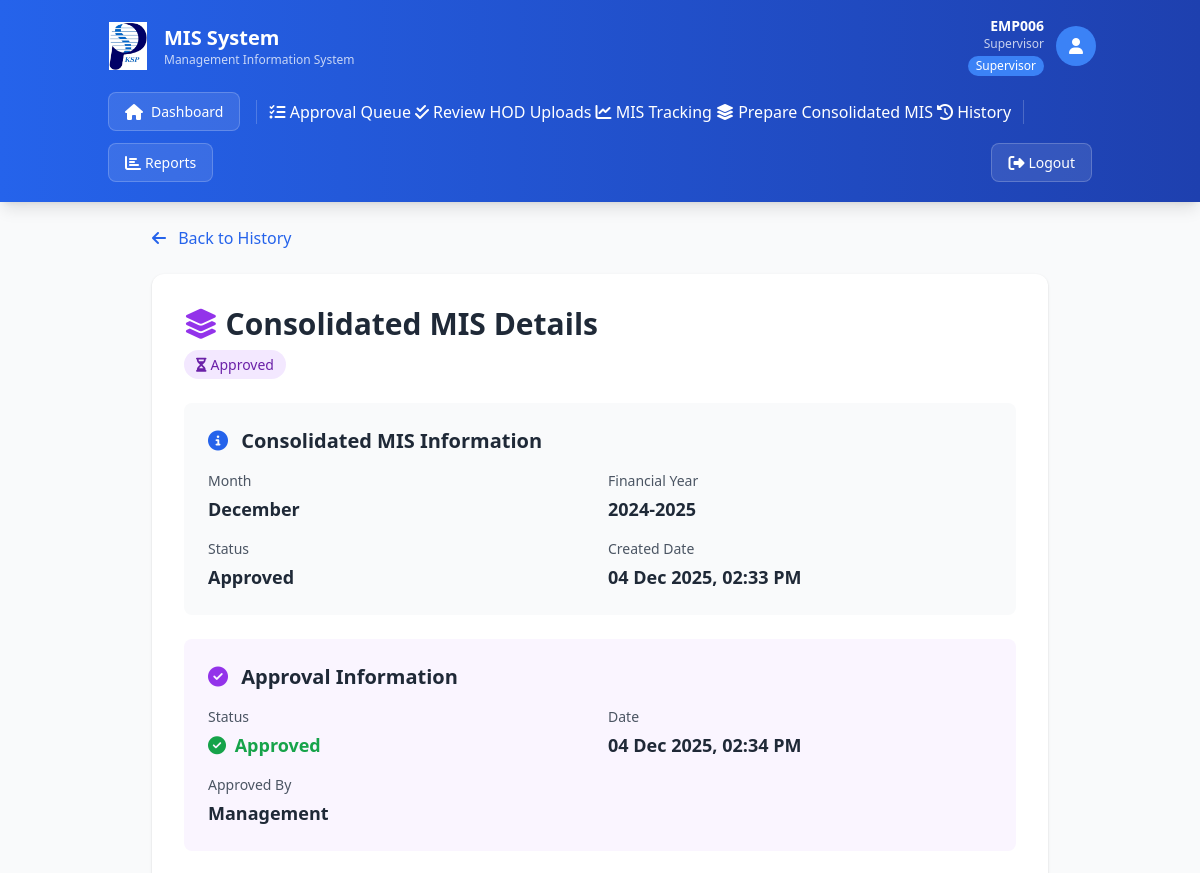
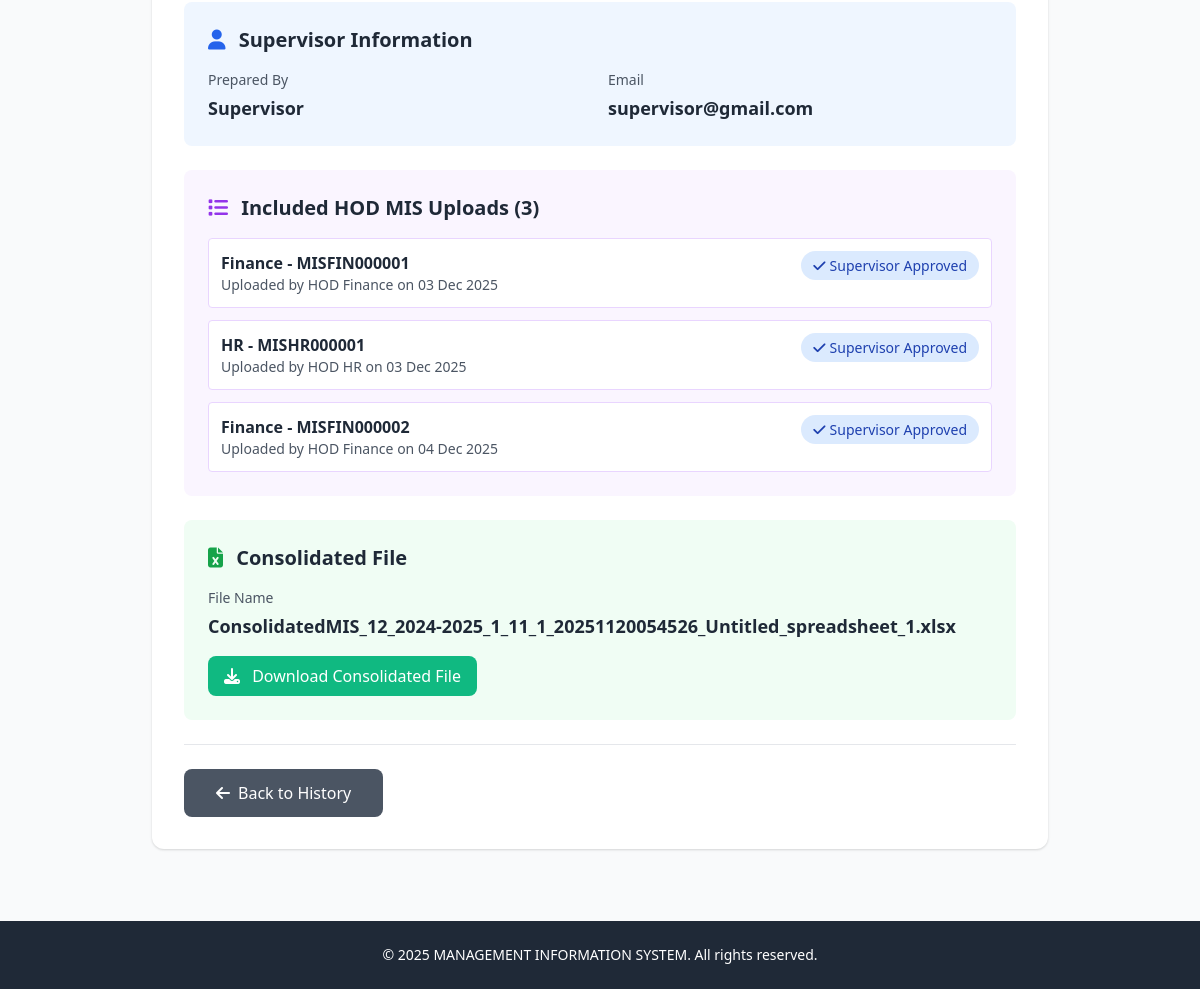
The app's page /view-supervisor-consolidated-mis/1 (signed in) with its own data (2 pictures, top to bottom).
### app.py (models this page shows)
class User(db.Model):
    __tablename__ = 'users'
    UserID = db.Column(db.Integer, primary_key=True)
    EmpID = db.Column(db.String(20), unique=True, nullable=False, index=True)
    Username = db.Column(db.String(50), nullable=True)
    PasswordHash = db.Column(db.String(255), nullable=False)
    Email = db.Column(db.String(100), unique=True, nullable=False)
    DepartmentID = db.Column(db.Integer, db.ForeignKey('departments.DeptID'), nullable=False)
    RoleID = db.Column(db.Integer, db.ForeignKey('roles.RoleID'), nullable=False)
    IsActive = db.Column(db.Boolean, default=True)
    FailedLoginAttempts = db.Column(db.Integer, default=0)
    LastFailedLogin = db.Column(db.DateTime, nullable=True)
    AccountLockedUntil = db.Column(db.DateTime, nullable=True)
    PasswordLastChanged = db.Column(db.DateTime, default=lambda: datetime.now(IST))
    PasswordExpiryDate = db.Column(db.DateTime, default=lambda: datetime.now(IST) + timedelta(days=90))
    CreatedAt = db.Column(db.DateTime, default=lambda: datetime.now(IST))
    UpdatedAt = db.Column(db.DateTime, default=lambda: datetime.now(IST), onupdate=lambda: datetime.now(IST))
    uploads = db.relationship('MISUpload', foreign_keys='MISUpload.UploadedBy', backref='uploader', lazy=True)

class Role(db.Model):
    __tablename__ = 'roles'
    RoleID = db.Column(db.Integer, primary_key=True)
    RoleName = db.Column(db.String(50), unique=True, nullable=False)
    users = db.relationship('User', backref='role', lazy=True)

class ConsolidatedMIS(db.Model):
    __tablename__ = 'consolidated_mis'
    ConsolidatedMISID = db.Column(db.Integer, primary_key=True)
    SupervisorID = db.Column(db.Integer, db.ForeignKey('users.UserID'), nullable=False)
    FYID = db.Column(db.Integer, db.ForeignKey('financial_years.FYID'), nullable=False)
    MonthID = db.Column(db.Integer, nullable=False)
    UploadedHODMISIDs = db.Column(db.String(500), nullable=True)
    ConsolidatedFilePath = db.Column(db.String(255), nullable=False)
    Status = db.Column(db.String(50), default='Pending Review')
    CreatedDate = db.Column(db.DateTime, default=lambda: datetime.now(IST))
    ApprovedDate = db.Column(db.DateTime, nullable=True)
    ApprovedBy = db.Column(db.Integer, db.ForeignKey('users.UserID'), nullable=True)
    supervisor = db.relationship('User', foreign_keys=[SupervisorID], backref='consolidated_uploads')
    financial_year = db.relationship('FinancialYear', backref='consolidated_mis')

class FinancialYear(db.Model):
    __tablename__ = 'financial_years'
    FYID = db.Column(db.Integer, primary_key=True)
    FYName = db.Column(db.String(50), unique=True, nullable=False)
    StartDate = db.Column(db.Date, nullable=False)
    EndDate = db.Column(db.Date, nullable=False)
    ActiveFlag = db.Column(db.Boolean, default=False)
    uploads = db.relationship('MISUpload', backref='financial_year', lazy=True)

class MISUpload(db.Model):
    __tablename__ = 'mis_uploads'
    UploadID = db.Column(db.Integer, primary_key=True)
    UploadCode = db.Column(db.String(50), unique=True, nullable=True)
    DepartmentID = db.Column(db.Integer, db.ForeignKey('departments.DeptID'), nullable=False)
    MonthID = db.Column(db.Integer, nullable=False)
    FYID = db.Column(db.Integer, db.ForeignKey('financial_years.FYID'), nullable=False)
    UploadedBy = db.Column(db.Integer, db.ForeignKey('users.UserID'), nullable=False)
    UploadDate = db.Column(db.DateTime, default=lambda: datetime.now(IST))
    FilePath = db.Column(db.String(255), nullable=False)
    FileCheck = db.Column(db.String(50), default='Not Validated')
    Status = db.Column(db.String(50), default='In Review')
    IsModified = db.Column(db.Boolean, default=False)
    IsCancelled = db.Column(db.Boolean, default=False)
    SupervisorApproved = db.Column(db.Boolean, default=False)
    SupervisorApprovedBy = db.Column(db.Integer, db.ForeignKey('users.UserID'), nullable=True)
    SupervisorApprovedDate = db.Column(db.DateTime, nullable=True)

class Department(db.Model):
    __tablename__ = 'departments'
    DeptID = db.Column(db.Integer, primary_key=True)
    DeptName = db.Column(db.String(100), unique=True, nullable=False)
    ActiveFlag = db.Column(db.Boolean, default=True)
    users = db.relationship('User', backref='department', lazy=True)
    uploads = db.relationship('MISUpload', backref='department', lazy=True)
    templates = db.relationship('Template', backref='department', lazy=True)

### app.py (the view)
@app.route('/view-supervisor-consolidated-mis/<int:consolidated_id>')
@supervisor_required
def view_supervisor_consolidated_mis(consolidated_id):
    user = User.query.get(session['user_id'])
    if not user or not user.IsActive:
        session.clear()
        flash('Your session has expired. Please log in again.', 'error')
        return redirect(url_for('login'))
    consolidated = ConsolidatedMIS.query.get_or_404(consolidated_id)
    if consolidated.SupervisorID != user.UserID:
        flash('Access denied.', 'error')
        return redirect(url_for('supervisor_history'))
    hod_uploads = MISUpload.query.filter(MISUpload.UploadID.in_([int(x) for x in consolidated.UploadedHODMISIDs.split(',')])).all() if consolidated.UploadedHODMISIDs else []
    approver = User.query.get(consolidated.ApprovedBy) if consolidated.ApprovedBy else None
    return render_template('view_supervisor_consolidated_mis.html', current_user=user, consolidated=consolidated, hod_uploads=hod_uploads, approver=approver)

### templates/view_supervisor_consolidated_mis.html (shortened to what this page needs)
{% extends "base.html" %}
{% block content %}
<div class="max-w-4xl mx-auto">
    <div class="mb-6">
        <a href="{{ url_for('supervisor_history') }}" class="text-blue-600 hover:text-blue-800">
            <i class="fas fa-arrow-left mr-2"></i> Back to History
        </a>
    </div>
    <div class="card p-8">
        <div class="mb-6">
            <h2 class="text-3xl font-bold text-gray-800 mb-2">
                <i class="fas fa-layer-group text-purple-600"></i> Consolidated MIS Details
            </h2>
            <div class="flex gap-2">
                <span class="badge" style="background-color: #f3e8ff; color: #6b21a8;">
                    <i class="fas fa-hourglass-half mr-1"></i> {{ consolidated.Status }}
                </span>
            </div>
        </div>
        <div class="bg-gray-50 rounded-lg p-6 mb-6">
            <h3 class="text-xl font-bold mb-4 text-gray-800">
                <i class="fas fa-info-circle text-blue-600 mr-2"></i> Consolidated MIS Information
            </h3>
            <div class="grid grid-cols-1 md:grid-cols-2 gap-4">
                <div>
                    <p class="text-sm text-gray-600 mb-1">Month</p>
                    <p class="text-lg font-semibold text-gray-800">{{ ['', 'January', 'February', 'March', 'April', 'May', 'June', 'July', 'August', 'September', 'October', 'November', 'December'][consolidated.MonthID] }}</p>
                </div>
                <div>
                    <p class="text-sm text-gray-600 mb-1">Financial Year</p>
                    <p class="text-lg font-semibold text-gray-800">{{ consolidated.financial_year.FYName }}</p>
                </div>
                <div>
                    <p class="text-sm text-gray-600 mb-1">Status</p>
                    <p class="text-lg font-semibold text-gray-800">{{ consolidated.Status }}</p>
                </div>
                <div>
                    <p class="text-sm text-gray-600 mb-1">Created Date</p>
                    <p class="text-lg font-semibold text-gray-800">{{ consolidated.CreatedDate.strftime('%d %b %Y, %I:%M %p') }}</p>
                </div>
            </div>
        </div>
        {% if consolidated.Status != 'Pending Review' %}
        <div class="bg-purple-50 rounded-lg p-6 mb-6">
            <h3 class="text-xl font-bold mb-4 text-gray-800">
                <i class="fas fa-check-circle text-purple-600 mr-2"></i> {% if consolidated.Status == 'Approved' %}Approval{% else %}Rejection{% endif %} Information
            </h3>
            <div class="grid grid-cols-1 md:grid-cols-2 gap-4">
                <div>
                    <p class="text-sm text-gray-600 mb-1">Status</p>
                    <p class="text-lg font-semibold {% if consolidated.Status == 'Approved' %}text-green-600{% else %}text-red-600{% endif %}">
                        <i class="fas {% if consolidated.Status == 'Approved' %}fa-check-circle{% else %}fa-times-circle{% endif %} mr-1"></i> {{ consolidated.Status }}
                    </p>
                </div>
                <div>
                    <p class="text-sm text-gray-600 mb-1">Date</p>
                    <p class="text-lg font-semibold text-gray-800">{{ consolidated.ApprovedDate.strftime('%d %b %Y, %I:%M %p') if consolidated.ApprovedDate else 'N/A' }}</p>
                </div>
                <div>
                    <p class="text-sm text-gray-600 mb-1">{% if consolidated.Status == 'Approved' %}Approved By{% else %}Rejected By{% endif %}</p>
                    <p class="text-lg font-semibold text-gray-800">Management</p>
                </div>
            </div>
        </div>
        {% endif %}
        <div class="bg-blue-50 rounded-lg p-6 mb-6">
            <h3 class="text-xl font-bold mb-4 text-gray-800">
                <i class="fas fa-user text-blue-600 mr-2"></i> Supervisor Information
            </h3>
            <div class="grid grid-cols-1 md:grid-cols-2 gap-4">
                <div>
                    <p class="text-sm text-gray-600 mb-1">Prepared By</p>
                    <p class="text-lg font-semibold text-gray-800">{{ consolidated.supervisor.Username }}</p>
                </div>
                <div>
                    <p class="text-sm text-gray-600 mb-1">Email</p>
                    <p class="text-lg font-semibold text-gray-800">{{ consolidated.supervisor.Email }}</p>
                </div>
            </div>
        </div>
        <div class="bg-purple-50 rounded-lg p-6 mb-6">
            <h3 class="text-xl font-bold mb-4 text-gray-800">
                <i class="fas fa-list text-purple-600 mr-2"></i> Included HOD MIS Uploads ({{ hod_uploads|length }})
            </h3>
            {% if hod_uploads %}
            <div class="space-y-3">
                {% for upload in hod_uploads %}
                <div class="bg-white border border-purple-200 rounded p-3">
                    <div class="flex justify-between items-start">
                        <div>
                            <p class="font-semibold text-gray-800">{{ upload.department.DeptName }} - {{ upload.UploadCode }}</p>
                            <p class="text-sm text-gray-600">Uploaded by {{ upload.uploader.Username }} on {{ upload.UploadDate.strftime('%d %b %Y') }}</p>
                        </div>
                        <span class="badge badge-approved">
                            <i class="fas fa-check mr-1"></i> Supervisor Approved
                        </span>
                    </div>
                </div>
                {% endfor %}
            </div>
            {% else %}
            <p class="text-gray-600">No HOD uploads included in this consolidated MIS.</p>
            {% endif %}
        </div>
        <div class="bg-green-50 rounded-lg p-6 mb-6">
            <h3 class="text-xl font-bold mb-4 text-gray-800">
                <i class="fas fa-file-excel text-green-600 mr-2"></i> Consolidated File
            </h3>
            <div class="mb-4">
                <p class="text-sm text-gray-600 mb-1">File Name</p>
                <p class="text-lg font-semibold text-gray-800">{{ consolidated.ConsolidatedFilePath.split('/')[-1] }}</p>
            </div>
            <a href="{{ url_for('download_consolidated_mis', consolidated_id=consolidated.ConsolidatedMISID) }}" class="inline-block btn btn-success">
                <i class="fas fa-download mr-2"></i> Download Consolidated File
            </a>
        </div>
        <div class="border-t pt-6 mt-6">
            <a href="{{ url_for('supervisor_history') }}" class="btn bg-gray-600 text-white hover:bg-gray-700 px-8 py-3">
                <i class="fas fa-arrow-left mr-2"></i> Back to History
            </a>
        </div>
    </div>
</div>
{% endblock %}

### templates/base.html (shortened to what this page needs)
<!DOCTYPE html>
<html lang="en">
<head>
    <script src="https://cdn.tailwindcss.com"></script>
    <link rel="stylesheet" href="{{ url_for('static', filename='css/styles.css') }}">
    <link rel="stylesheet" href="https://cdnjs.cloudflare.com/ajax/libs/font-awesome/6.4.0/css/all.min.css">
</head>
<body class="bg-gray-50 min-h-screen">
    {% if 'user_id' in session %}
    <nav class="bg-gradient-to-r from-blue-600 to-blue-800 text-white shadow-lg">
        <div class="container mx-auto px-4 py-4">
            <div class="flex justify-between items-center mb-3">
                <div class="flex items-center gap-3">
                    <img src="{{ url_for('static', filename='logo.png') }}" alt="KSPL Logo" class="w-12 h-12 object-contain">
                    <div>
                        <h1 class="text-xl font-bold">MIS System</h1>
                        <p class="text-xs opacity-75">Management Information System</p>
                    </div>
                </div>
                <div class="flex items-center gap-3">
                    <div class="text-right hidden sm:block">
                        <p class="text-sm font-semibold">{{ current_user.EmpID }}</p>
                        {% if current_user.Username %}<p class="text-xs opacity-75">{{ current_user.Username }}</p>{% endif %}
                        <span class="inline-block mt-1 px-2 py-0.5 bg-blue-500 rounded-full text-xs font-medium">
                            {{ current_user.role.RoleName }}
                        </span>
                    </div>
                    <div class="w-10 h-10 bg-blue-500 rounded-full flex items-center justify-center">
                        <i class="fas fa-user text-white"></i>
                    </div>
                </div>
            </div>
            <div class="flex flex-wrap gap-1 items-center">
                <a href="{{ url_for('dashboard') }}" class="nav-link-modern">
                    <i class="fas fa-home mr-2"></i>Dashboard
                </a>
                {% if current_user.role.RoleName == 'Supervisor' %}
                    <a href="{{ url_for('approval_queue') }}" class="nav-link {% if request.endpoint == 'approval_queue' %}active{% endif %}">
                        <i class="fas fa-tasks"></i> Approval Queue
                    </a>
                    <a href="{{ url_for('supervisor_uploads') }}" class="nav-link {% if request.endpoint == 'supervisor_uploads' %}active{% endif %}">
                        <i class="fas fa-check-double"></i> Review HOD Uploads
                    </a>
                    <a href="{{ url_for('supervisor_mis_tracking') }}" class="nav-link {% if request.endpoint == 'supervisor_mis_tracking' %}active{% endif %}">
                        <i class="fas fa-chart-line"></i> MIS Tracking
                    </a>
                    <a href="{{ url_for('prepare_consolidated_mis') }}" class="nav-link {% if request.endpoint == 'prepare_consolidated_mis' %}active{% endif %}">
                        <i class="fas fa-layer-group"></i> Prepare Consolidated MIS
                    </a>
                    <a href="{{ url_for('supervisor_history') }}" class="nav-link {% if request.endpoint == 'supervisor_history' %}active{% endif %}">
                        <i class="fas fa-history"></i> History
                    </a>
                {% endif %}
                <a href="{{ url_for('reports') }}" class="nav-link-modern">
                    <i class="fas fa-chart-bar mr-1"></i>Reports
                </a>
                <div class="ml-auto flex items-center gap-1">
                    <a href="{{ url_for('logout') }}" class="nav-link-modern hover:bg-red-500">
                        <i class="fas fa-sign-out-alt mr-1"></i>Logout
                    </a>
                </div>
            </div>
        </div>
    </nav>
    {% endif %}
    <div class="container mx-auto px-4 py-6">
        {% block content %}{% endblock %}
    </div>
    <footer class="bg-gray-800 text-white mt-12 py-6">
        <div class="container mx-auto px-4 text-center">
            <p class="text-sm">&copy; 2025 MANAGEMENT INFORMATION SYSTEM. All rights reserved.</p>
        </div>
    </footer>
</body>
</html>

### records on screen
User: EmpID "EMP006", Username "Supervisor", supervisor.Username "Supervisor", supervisor.Email "supervisor@gmail.com"
Role: role.RoleName "Supervisor"
ConsolidatedMIS: Status "Approved", MonthID "December", CreatedDate "04 Dec 2025, 02:33 PM", ApprovedDate "04 Dec 2025, 02:34 PM", ConsolidatedFilePath "ConsolidatedMIS_12_2024-2025_1_11_1_20251120054526_Untitled_spreadsheet_1.xlsx"
FinancialYear: financial_year.FYName "2024-2025"
MISUpload: department.DeptName "Finance", UploadCode "MISFIN000001", uploader.Username "HOD Finance", UploadDate "03 Dec 2025"
MISUpload: department.DeptName "HR", UploadCode "MISHR000001", uploader.Username "HOD HR", UploadDate "03 Dec 2025"
MISUpload: department.DeptName "Finance", UploadCode "MISFIN000002", uploader.Username "HOD Finance", UploadDate "04 Dec 2025"

### other values on screen
{{ hod_uploads|length }} "3"
